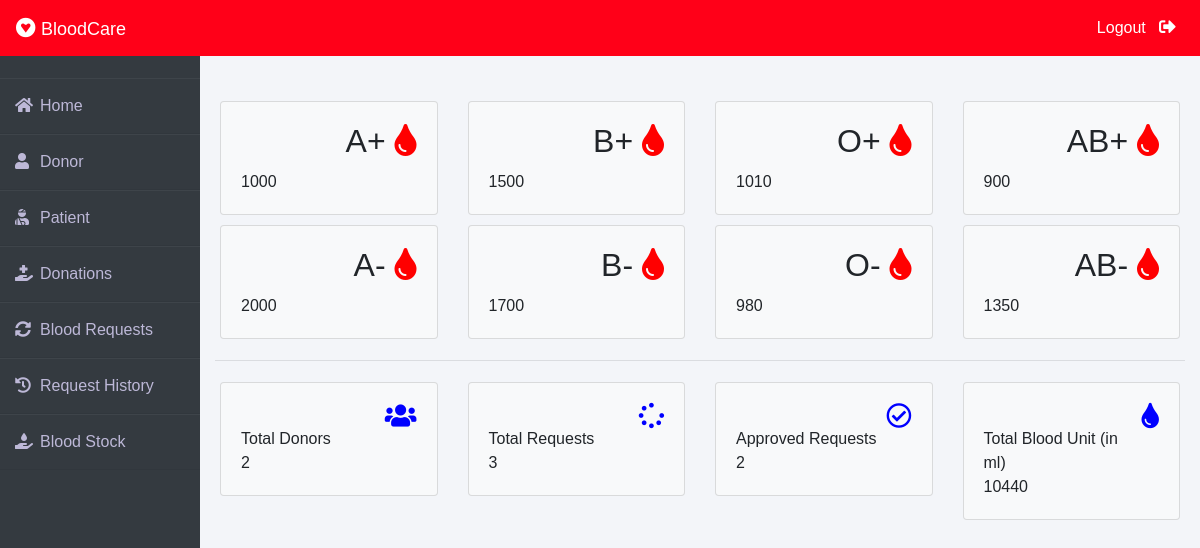
The app's page /admin-dashboard (signed in) with its own data.
### blood/models.py (models this page shows, shortened)
class Stock(models.Model):
    bloodgroup=models.CharField(max_length=10)
    unit=models.PositiveIntegerField(default=0)

### blood/views.py (the view)
# urls.py: path('admin-dashboard', views.admin_dashboard_view,name='admin-dashboard'),
@login_required(login_url='adminlogin')
def admin_dashboard_view(request):
    totalunit=models.Stock.objects.aggregate(Sum('unit'))
    dict={
        'A1':models.Stock.objects.get(bloodgroup="A+"),
        'A2':models.Stock.objects.get(bloodgroup="A-"),
        'B1':models.Stock.objects.get(bloodgroup="B+"),
        'B2':models.Stock.objects.get(bloodgroup="B-"),
        'AB1':models.Stock.objects.get(bloodgroup="AB+"),
        'AB2':models.Stock.objects.get(bloodgroup="AB-"),
        'O1':models.Stock.objects.get(bloodgroup="O+"),
        'O2':models.Stock.objects.get(bloodgroup="O-"),
        'totaldonors':dmodels.Donor.objects.all().count(),
        'totalbloodunit':totalunit['unit__sum'],
        'totalrequest':models.BloodRequest.objects.all().count(),
        'totalapprovedrequest':models.BloodRequest.objects.all().filter(status='Approved').count()
    }
    return render(request,'blood/admin_dashboard.html',context=dict)

### templates/blood/admin_dashboard.html
{% extends 'blood/adminbase.html' %}
{% block content %}
<br><br>
<div class="container">
    <div class="row">
        <div class="col-sm-3">
            <div class="card bg-light">
                <div class="card-body">
                    <div class="blood">
                        <h2>A+ <i class="fas fa-tint"></i></h2>
                    </div><br><br>
                    <div>
                        {{A1.unit}}
                    </div>
                </div>
            </div>
        </div>
        <div class="col-sm-3">
            <div class="card bg-light">
                <div class="card-body">
                    <div class="blood">
                        <h2>B+ <i class="fas fa-tint"></i></h2>
                    </div><br><br>
                    <div>
                        {{B1.unit}}
                    </div>
                </div>
            </div>
        </div>
        <div class="col-sm-3">
            <div class="card bg-light">
                <div class="card-body">
                    <div class="blood">
                        <h2>O+ <i class="fas fa-tint"></i></h2>
                    </div><br><br>
                    <div>
                        {{O1.unit}}
                    </div>
                </div>
            </div>
        </div>
        <div class="col-sm-3">
            <div class="card bg-light">
                <div class="card-body">
                    <div class="blood">
                        <h2>AB+ <i class="fas fa-tint"></i></h2>
                    </div><br><br>
                    <div>
                        {{AB1.unit}}
                    </div>
                </div>
            </div>
        </div>
    </div>
    <div class="row">
        <div class="col-sm-3">
            <div class="card bg-light">
                <div class="card-body">
                    <div class="blood">
                        <h2>A- <i class="fas fa-tint"></i></h2>
                    </div><br><br>
                    <div>
                        {{A2.unit}}
                    </div>
                </div>
            </div>
        </div>
        <div class="col-sm-3">
            <div class="card bg-light">
                <div class="card-body">
                    <div class="blood">
                        <h2>B- <i class="fas fa-tint"></i></h2>
                    </div><br><br>
                    <div>
                        {{B2.unit}}
                    </div>
                </div>
            </div>
        </div>
        <div class="col-sm-3">
            <div class="card bg-light">
                <div class="card-body">
                    <div class="blood">
                        <h2>O- <i class="fas fa-tint"></i></h2>
                    </div><br><br>
                    <div>
                        {{O2.unit}}
                    </div>
                </div>
            </div>
        </div>
        <div class="col-sm-3">
            <div class="card bg-light">
                <div class="card-body">
                    <div class="blood">
                        <h2>AB- <i class="fas fa-tint"></i></h2>
                    </div><br><br>
                    <div>
                        {{AB2.unit}}
                    </div>
                </div>
            </div>
        </div>
    </div>
    <hr>
    <div class="row">
        <div class="col-sm-3">
            <div class="card bg-light">
                <div class="card-body">
                    <div class="blood">
                        <i class="fas fa-users"></i>
                    </div><br>
                    <div>
                        Total Donors <br>
                        {{totaldonors}}
                    </div>
                </div>
            </div>
        </div>
        <div class="col-sm-3">
            <div class="card bg-light">
                <div class="card-body">
                    <div class="blood">
                        <i class="fas fa-spinner"></i>
                    </div><br>
                    <div>
                        Total Requests <br>
                        {{totalrequest}}
                    </div>
                </div>
            </div>
        </div>
        <div class="col-sm-3">
            <div class="card bg-light">
                <div class="card-body">
                    <div class="blood">
                        <i class="far fa-check-circle"></i>
                    </div><br>
                    <div>
                        Approved Requests <br>
                        {{totalapprovedrequest}}
                    </div>
                </div>
            </div>
        </div>
        <div class="col-sm-3">
            <div class="card bg-light">
                <div class="card-body">
                    <div class="blood">
                        <i class="fas fa-tint xyz"></i>
                    </div><br>
                    <div>
                        Total Blood Unit (in ml) <br>
                        {{totalbloodunit}}
                    </div>
                </div>
            </div>
        </div>
    </div>
</div>
{% endblock content %}

### templates/blood/adminbase.html (style rules this page uses)
.row { padding: 5px; }
.fa-tint { color: red; }
.blood { float: right; }
.fa-users { color: blue; font-size: 3ex; }
.fa-spinner { color: blue; font-size: 3ex; }
.fa-check-circle { color: blue; font-size: 3ex; }
.xyz { color: blue; font-size: 3ex; }
* { margin: 0; padding: 0; box-sizing: border-box; list-style: none; text-decoration: none; font-family: "Josefin Sans", sans-serif; }
body { background-color: #f3f5f9; }

### records on screen
Stock: unit "1000"
Stock: unit "1500"
Stock: unit "1010"
Stock: unit "900"
Stock: unit "2000"
Stock: unit "1700"
Stock: unit "980"
Stock: unit "1350"

### other values on screen
{{ totaldonors }} "2"
{{ totalrequest }} "3"
{{ totalapprovedrequest }} "2"
{{ totalbloodunit }} "10440"
